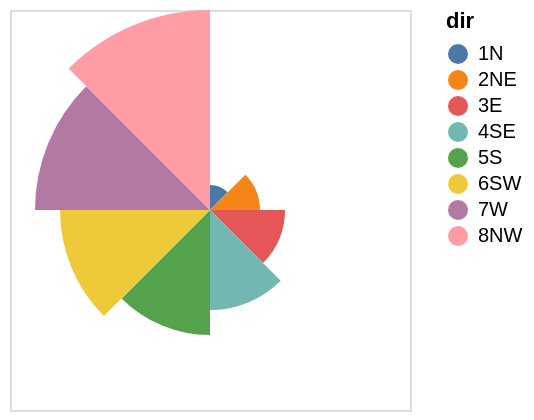

Describe this chart as a Vega-Lite specification.
### Vega specification from a JSON file in a GitHub repository (floating-point values rounded to 4 significant figures)
{"$schema": "https://vega.github.io/schema/vega/v5.json", "background": "white", "padding": 5, "width": 200, "height": 200, "style": "cell", "data": [{"name": "source_0", "values": [{"dir": "1N", "strength": 1}, {"dir": "2NE", "strength": 2}, {"dir": "3E", "strength": 3}, {"dir": "4SE", "strength": 4}, {"dir": "5S", "strength": 5}, {"dir": "6SW", "strength": 6}, {"dir": "7W", "strength": 7}, {"dir": "8NW", "strength": 8}]}, {"name": "data_0", "source": "source_0", "transform": [{"type": "stack", "groupby": ["dir"], "field": "strength", "sort": {"field": [], "order": []}, "as": ["strength_start", "strength_end"], "offset": "zero"}, {"type": "filter", "expr": "isValid(datum[\"strength\"]) && isFinite(+datum[\"strength\"])"}]}], "marks": [{"name": "marks", "type": "arc", "style": ["arc"], "from": {"data": "data_0"}, "encode": {"update": {"fill": {"scale": "color", "field": "dir"}, "description": {"signal": "\"\" + \"dir\" + \": \" + (isValid(datum[\"dir\"]) ? datum[\"dir\"] : \"\"+datum[\"dir\"]) + \"; \" + \"strength\" + \": \" + (format(datum[\"strength\"], \"\"))"}, "x": {"signal": "width", "mult": 0.5}, "y": {"signal": "height", "mult": 0.5}, "outerRadius": {"scale": "radius", "field": "strength_end"}, "innerRadius": {"scale": "radius", "field": "strength_start"}, "startAngle": {"scale": "theta", "field": "dir"}, "endAngle": {"scale": "theta", "field": "dir", "offset": {"scale": "theta", "band": 1}}}}}], "scales": [{"name": "theta", "type": "band", "domain": {"data": "data_0", "field": "dir", "sort": true}, "range": [0, 6.283]}, {"name": "radius", "type": "linear", "domain": {"data": "data_0", "fields": ["strength_start", "strength_end"]}, "range": [0, {"signal": "min(width,height)/2"}], "zero": true}, {"name": "color", "type": "ordinal", "domain": {"data": "data_0", "field": "dir", "sort": true}, "range": "category"}], "legends": [{"fill": "color", "symbolType": "circle", "title": "dir"}]}
